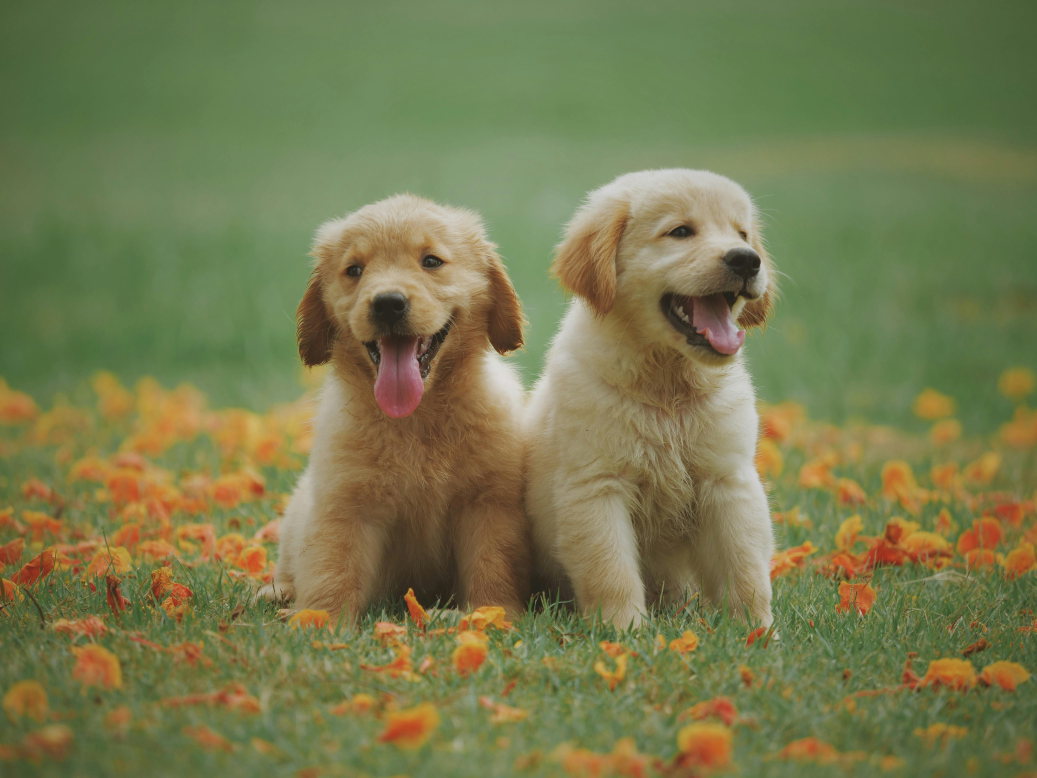
#> input picture images/2dogs.jpg, 5184 x 3888 px (shown at 1/5 size)
$ jupyter execute --allow-errors cat_recognition.ipynb
#> lines starting #> are read from the running program, lines starting #| are printed output that depends on the picture
# Imports

[cell 1]
import numpy as np
import matplotlib.pyplot as plt
import h5py
from PIL import Image

# Data Set

#> (a cell that did not finish here is left out)

# Plot records

#> (a cell that did not finish here is left out)

# Flatten Data

#> (a cell that did not finish here is left out)

# Initialize W's & b's

[cell 5]
def initialize(columns):
    return np.zeros(columns), 0.0

# Sigmoid

[cell 6]
def sigmoid(X, w, b):
    return 1 / (1 + np.exp(-(np.dot(X, w) + b)))

# Cost

[cell 7]
# [4 lines left out: function cost, not called in this run]

# Gradient

[cell 8]
# [9 lines left out: function gradient, not called in this run]

# Gradient Descent

[cell 9]
# [24 lines left out: function gradient_descent, not called in this run]

#> (a cell that did not finish here is left out)

# Plot Cost

[cell 11]
fig, axs = plt.subplots(1, 1, figsize=(4, 4))

axs.set_xlabel("Iteration")
axs.set_ylabel("Cost")
#> (the rest of this cell did not finish here and is left out)

# Predict

[cell 12]
# [6 lines left out: function is_cat, not called in this run]

# Test & Accuracy

[cell 13]
# [9 lines left out: function test, not called in this run]

#> (the rest of this cell did not finish here and is left out)

# Image Input

[cell 14]
def image_input(fname):
#> called with fname = 'images/2dogs.jpg'
    image = np.array(Image.open(fname, "r").resize((64, 64)))
    flaten = image.reshape((64*64*3)) / 255
#> flaten = 12288 values, max 0.851 at index 6045, min 0.106 at index 4871, mean 0.418
    return image, flaten

# Real-World Images

[cell 15]
image0, flatten0 = image_input("images/2dogs.jpg")
#> flatten0 has the same summary as flaten in image_input
image1, flatten1 = image_input("images/blur.jpg")
#> call 2 of image_input, with fname = 'images/blur.jpg'
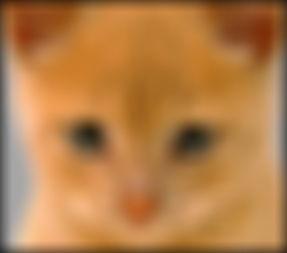
#> input picture images/blur.jpg, 287 x 253 px
#> in image_input (call 2), `image = np.array(Image.open(fname, "r").resize((64, 64)))`:
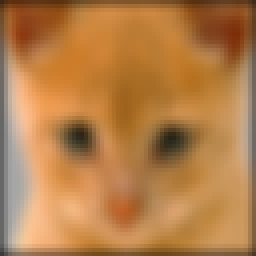
#> image: shape (64, 64, 3) (shown 4 times larger); mean R, G, B 180.8, 126.8, 73
#> in image_input (call 2), `flaten = image.reshape((64*64*3)) / 255`: flaten = 12288 values, max 0.984 at index 11349, min 0.0314 at index 1715, mean 0.497
#> flatten1 has the same summary as flaten in image_input
image2, flatten2 = image_input("images/cat&dog.jpg")
#> call 3 of image_input, with fname = 'images/cat&dog.jpg'
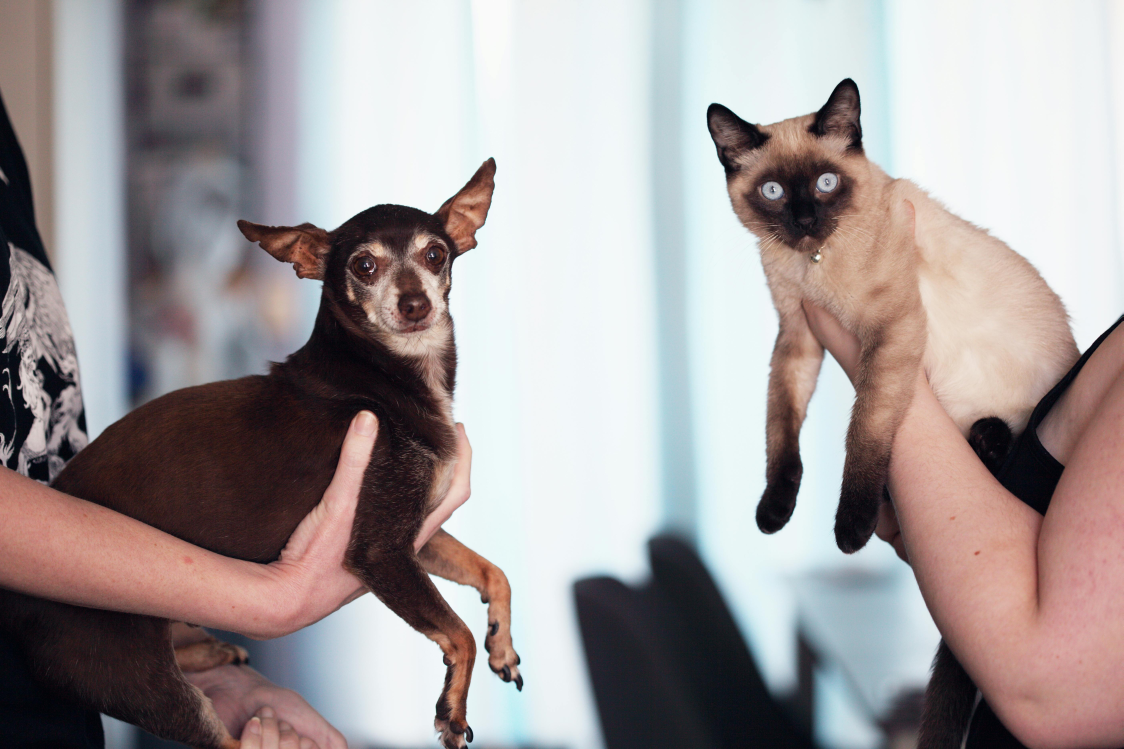
#> input picture images/cat&dog.jpg, 5616 x 3744 px (shown at 1/5 size)
#> in image_input (call 3), `image = np.array(Image.open(fname, "r").resize((64, 64)))`:
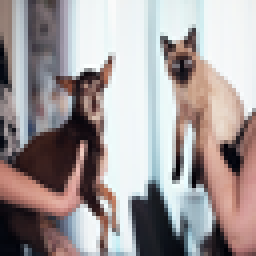
#> image: shape (64, 64, 3) (shown 4 times larger); mean R, G, B 162.7, 154.7, 154.8
#> in image_input (call 3), `flaten = image.reshape((64*64*3)) / 255`: flaten = 12288 values, max 1 at index 2956, min 0 at index 2496, mean 0.617
#> flatten2 has the same summary as flaten in image_input
image3, flatten3 = image_input("images/img.jpg")
#> call 4 of image_input, with fname = 'images/img.jpg'
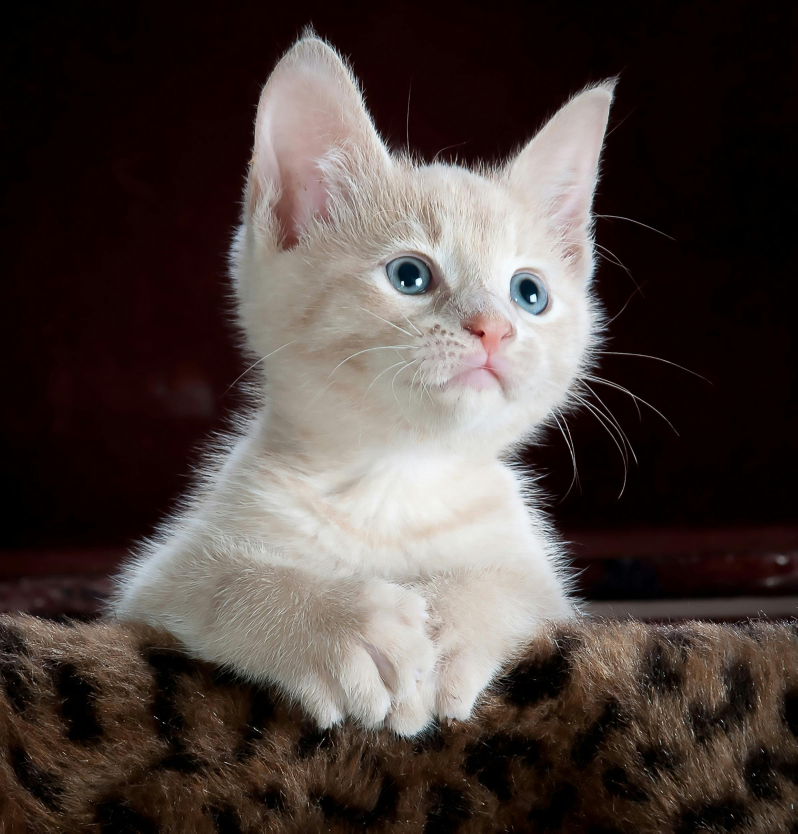
#> input picture images/img.jpg, 2392 x 2500 px (shown at 1/3 size)
#> in image_input (call 4), `image = np.array(Image.open(fname, "r").resize((64, 64)))`:
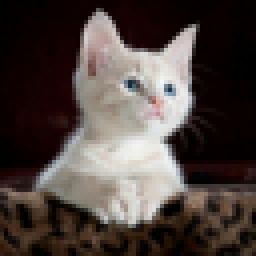
#> image: shape (64, 64, 3) (shown 4 times larger); mean R, G, B 77.4, 66.8, 63.1
#> in image_input (call 4), `flaten = image.reshape((64*64*3)) / 255`: flaten = 12288 values, max 0.98 at index 3962, min 0 at index 0, mean 0.271
#> flatten3 has the same summary as flaten in image_input
image4, flatten4 = image_input("images/mask2.jpg")
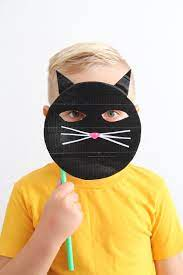
#> input picture images/mask2.jpg, 183 x 275 px
#> in image_input (call 5), `image = np.array(Image.open(fname, "r").resize((64, 64)))`:
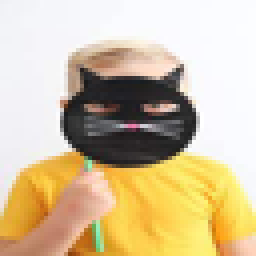
#> image: shape (64, 64, 3) (shown 4 times larger); mean R, G, B 210.8, 192.7, 157.8
#> in image_input (call 5), `flaten = image.reshape((64*64*3)) / 255`: flaten = 12288 values, max 1 at index 95, min 0.0353 at index 11105, mean 0.734
#> flatten4 has the same summary as flaten in image_input
image5, flatten5 = image_input("images/maybe.jpg")
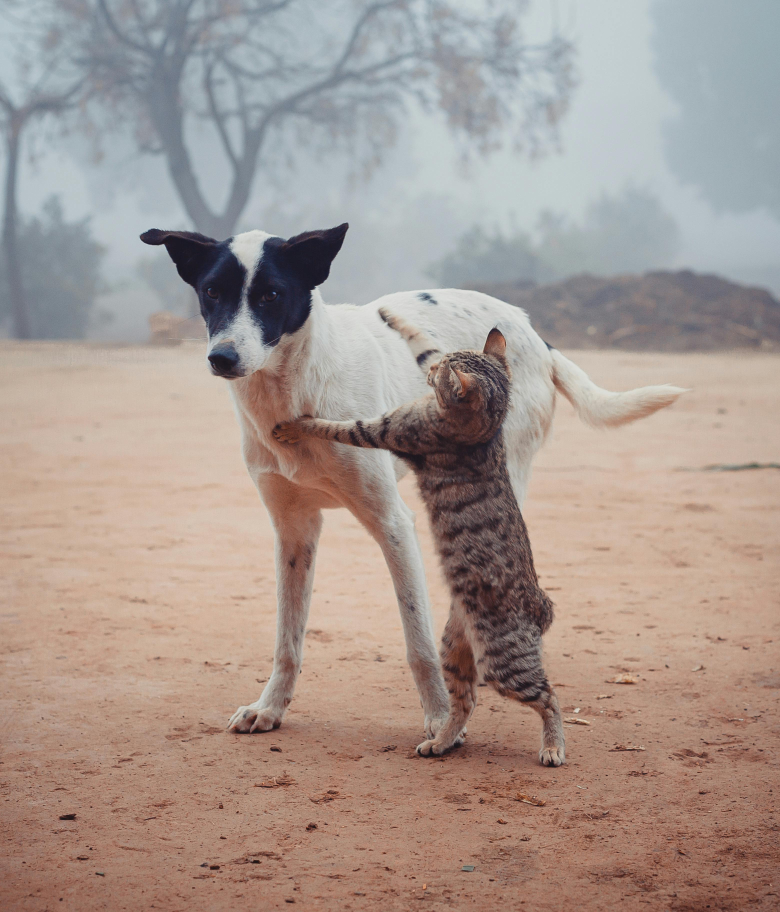
#> input picture images/maybe.jpg, 3120 x 3648 px (shown at 1/4 size)
#> in image_input (call 6), `image = np.array(Image.open(fname, "r").resize((64, 64)))`:
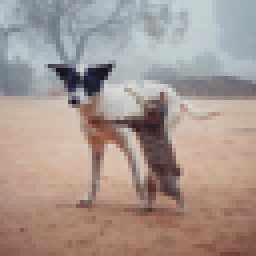
#> image: shape (64, 64, 3) (shown 4 times larger); mean R, G, B 166.4, 151.4, 144.1
#> in image_input (call 6), `flaten = image.reshape((64*64*3)) / 255`: flaten = 12288 values, max 0.859 at index 6993, min 0.0667 at index 4855, mean 0.604
#> flatten5 has the same summary as flaten in image_input
